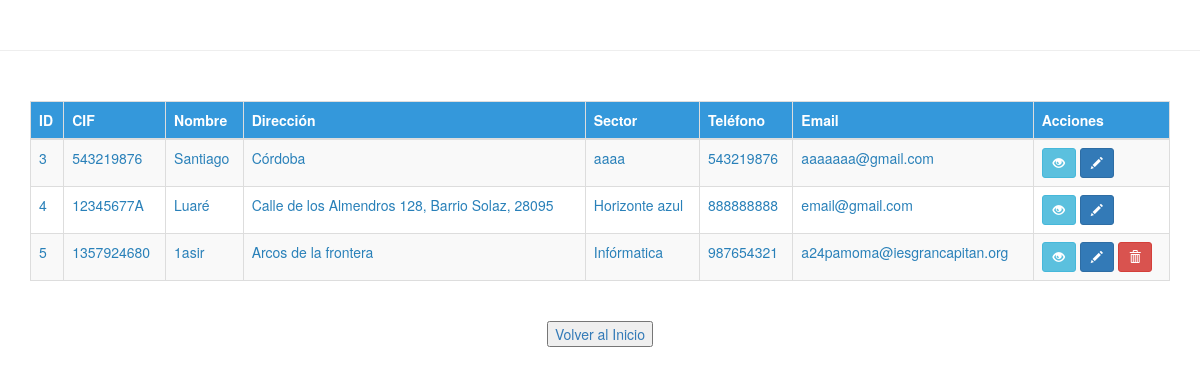
Page /empresas on the committed database.
### app/models.py (models this page shows)
class Empresa(db.Model):
    __tablename__ = 'empresa'
    id = db.Column(db.Integer, primary_key=True)
    cif = db.Column(db.String(64), unique=True, nullable=False)
    nombre = db.Column(db.String(120), nullable=False)
    direccion = db.Column(db.String(200))
    sector = db.Column(db.String(100))
    telefono = db.Column(db.String(50))
    email = db.Column(db.String(120))
    trabajadores = db.relationship('Trabajador', backref='empresa', cascade="all, delete-orphan", passive_deletes=True)

### app/app.py (the view)
    @app.route('/empresas')
    def empresas_list():
        empresas = Empresa.query.all()
        return render_template('empresas_list.html', empresas=empresas)

### app/templates/empresas_list.html
{% extends "base.html" %}
{% block content %}
    <hr style="margin:50px 0;">
<div class="container">
    <table class="table table-striped table-bordered">
        <thead style="background:#3498db; color:#fff;">
            <tr>
                <th>ID</th>
                <th>CIF</th>
                <th>Nombre</th>
                <th>Dirección</th>
                <th>Sector</th>
                <th>Teléfono</th>
                <th>Email</th>
                <th>Acciones</th>
            </tr>
        </thead>
        <tbody>
            {% for e in empresas %}
            <tr style="color:#2980b9;">
                <td>{{ e.id }}</td>
                <td>{{ e.cif }}</td>
                <td>{{ e.nombre }}</td>
                <td>{{ e.direccion }}</td>
                <td>{{ e.sector }}</td>
                <td>{{ e.telefono }}</td>
                <td>{{ e.email }}</td>
                <td>
                    <a href="{{ url_for('empresa_detail', id=e.id) }}" class="btn btn-info btn-sm">
                        <span class="glyphicon glyphicon-eye-open"></span>
                    </a>
                    <a href="{{ url_for('empresa_edit', id=e.id) }}" class="btn btn-primary btn-sm">
                        <span class="glyphicon glyphicon-pencil"></span>
                    </a>
                    {% if not e.trabajadores %}
                    <form method="POST" action="{{ url_for('empresa_delete', id=e.id) }}" style="display:inline;">
                        <button type="submit" class="btn btn-danger btn-sm" onclick="return confirm('¿Seguro que deseas eliminar?')">
                            <span class="glyphicon glyphicon-trash"></span>
                        </button>
                    </form>
                    {% endif %}
                </td>
            </tr>
            {% endfor %}
        </tbody>
    </table>
</div>
<div style="text-align:center; margin: 20px 0;">
    <a href="{{ url_for('menu') }}">
        <button>Volver al Inicio</button>
    </a>
</div>
{% endblock %}

### rows in the picture
Empresa: id "3", cif "543219876", nombre "Santiago", direccion "Córdoba", sector "aaaa", telefono "543219876", email "aaaaaaa@gmail.com"
Empresa: id "4", cif "12345677A", nombre "Luaré", direccion "Calle de los Almendros 128, Barrio Solaz, 28095", sector "Horizonte azul", telefono "888888888", email "email@gmail.com"
Empresa: id "5", cif "1357924680", nombre "1asir", direccion "Arcos de la frontera", sector "Infórmatica", telefono "987654321", email "a24pamoma@iesgrancapitan.org"
